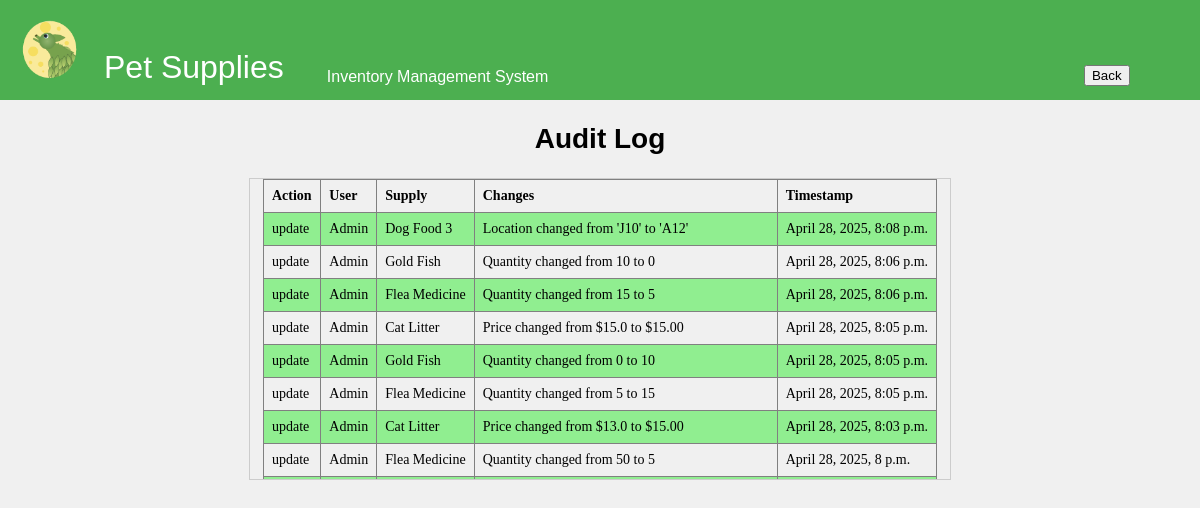
The page /audit-log/ on the database as committed earlier.
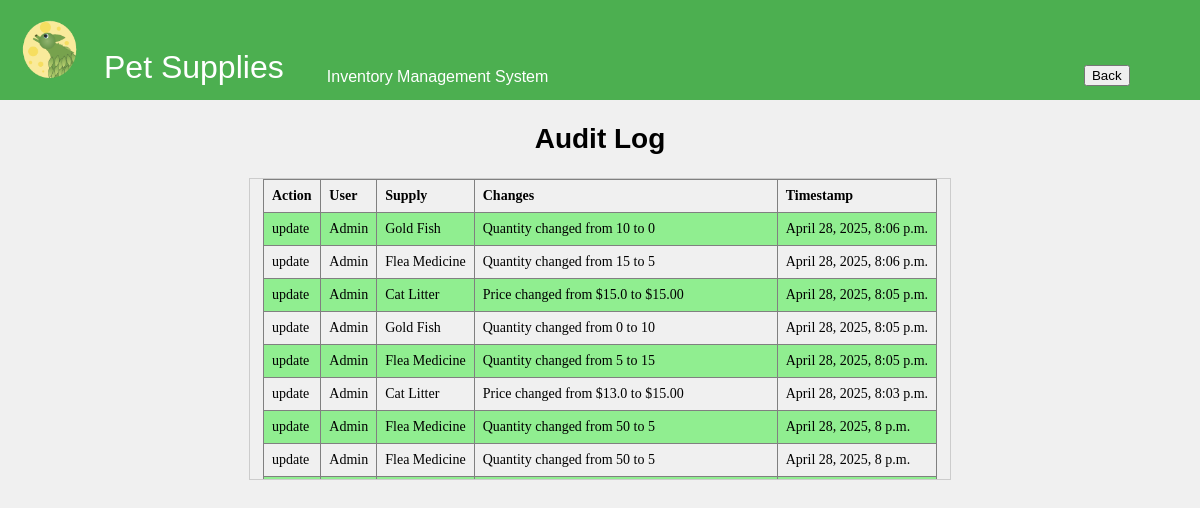
The same page on the database as committed later.
### inventory/models.py (models this page shows, shortened)
class AuditLog(models.Model):
    ACTION_CHOICES = (
        ('CREATE', 'Create'),
        ('UPDATE', 'Update'),
        ('DELETE', 'Delete'),
    )
    user = models.ForeignKey(User, on_delete=models.SET_NULL, null=True)  # Track the user making the change
    action = models.CharField(max_length=10, choices=ACTION_CHOICES)  # The type of action (CREATE, UPDATE, DELETE)
    supply = models.ForeignKey(Supply, on_delete=models.CASCADE)  # Link to the supply that was changed
    changes = models.TextField()  # Description of what was changed
    timestamp = models.DateTimeField(auto_now_add=True)  # When the change was made

class Supply(models.Model):
    name = models.CharField(max_length=255, primary_key=True)
    price = models.FloatField()
    quantity = models.IntegerField()
    location = models.CharField(max_length=255)
    reorder_point = models.PositiveIntegerField(default=5)

### inventory/views.py (the view)
# urls.py: path('audit-log/', views.audit_log, name='audit_log'),
def audit_log(request):
    logs = AuditLog.objects.all().order_by('-timestamp')
    return render(request, 'inventory/audit_log.html', {'logs': logs})

### inventory/templates/inventory/audit_log.html (shortened to what this page needs)
{% load static %}
<!DOCTYPE html>
<html lang="en">
<head>
    <link rel="stylesheet" href="{% static 'css/styles.css' %}">
</head>
<body>
    <div class="header-container">
        <table class = "nav_tab">
            <tr>
                <td>
    <img src="{% static 'icons/TLeafLogo2sm.png' %}" alt="T Leaf Logo">
</td>
 <td class = "pet">
    <div class = "head">
        Pet Supplies
        </div>
    </td>
<td class = "warn2">
    Inventory Management System
</td>
<td class = "warn2">
    <a href="{% url 'index' %}">
        <button type="submit">Back
        </button>
        </a>
</td>
</tr>
</table>
</div>
<center>
    <h2>Audit Log</h2>
    <div class="table-container">
    <table border="1" class="data_tab">
        <tr>
            <th>Action</th>
            <th>User</th>
            <th>Supply</th>
            <th>Changes</th>
            <th>Timestamp</th>
        </tr>
        {% for log in logs %}
        <tr>
            <td>{{ log.get_action_display }}</td>
            <td>{{ log.user.username }}</td>
            <td>{{ log.supply.name }}</td>
            <td class = "changes">{{ log.changes }}</td>
            <td>{{ log.timestamp }}</td>
        </tr>
        {% endfor %}
    </table>
</div>
</center>
</body>
</html>

Rows that differ between the two databases and show on the page:
removed AuditLog: action "update", user.username "Admin", supply.name "Dog Food 3", changes "Location changed from 'J10' to 'A12'", timestamp "April 28, 2025, 8:08 p.m."
now on this page (row unchanged): AuditLog: action "update", user.username "Admin", supply.name "Flea Medicine", changes "Quantity changed from 50 to 5", timestamp "April 28, 2025, 8 p.m."
